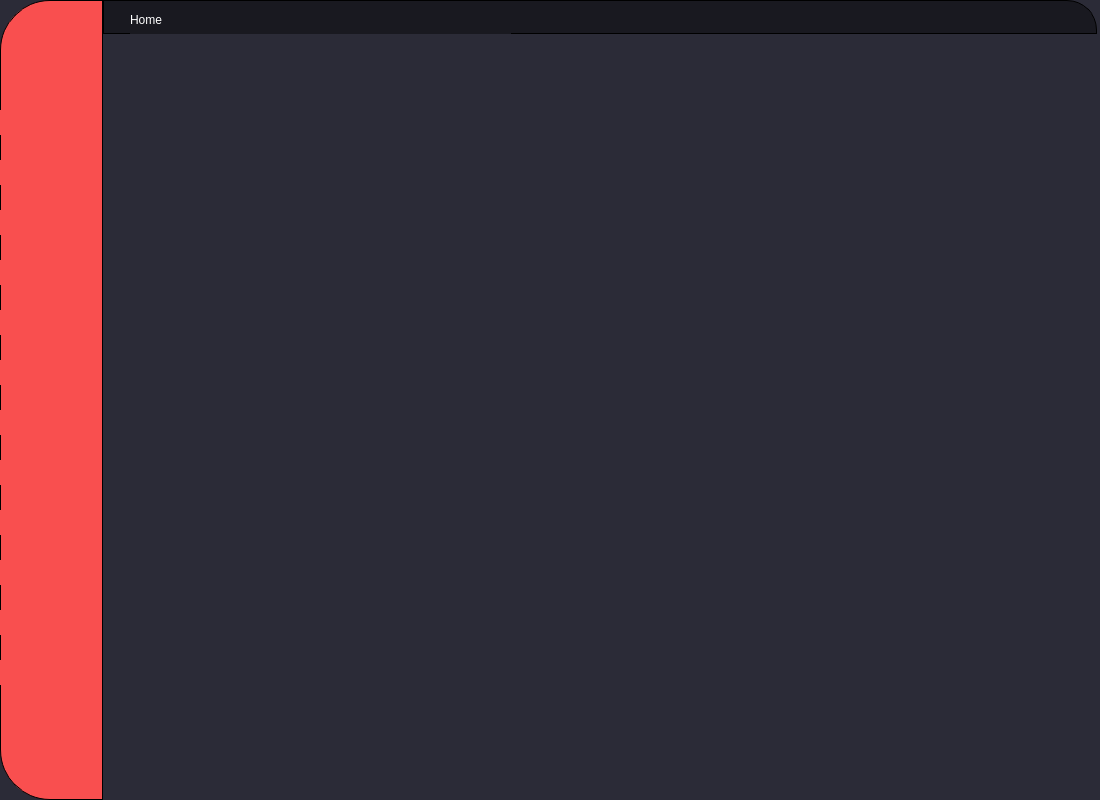
<?xml version="1.0" encoding="UTF-8"?>
<ui version="4.0">
 <class>MainWindow</class>
 <widget class="QMainWindow" name="MainWindow">
  <property name="enabled">
   <bool>true</bool>
  </property>
  <property name="geometry">
   <rect>
    <x>0</x>
    <y>0</y>
    <width>1100</width>
    <height>800</height>
   </rect>
  </property>
  <property name="acceptDrops">
   <bool>false</bool>
  </property>
  <property name="windowTitle">
   <string>MainWindow</string>
  </property>
  <property name="windowOpacity">
   <double>1.000000000000000</double>
  </property>
  <property name="styleSheet">
   <string notr="true">QWidget {
background: #2B2B37;
border-radius: 50px;
}

QFrame{
background: #F94F4F;
border: 1px solid #000000;
border-top-left-radius: 50px;
border-bottom-left-radius: 50px;
border-top-right-radius: 0px;
border-bottom-right-radius: 0px;
}

QFrame#frame_title{
background-color: rgb(25, 25, 32);
border: 1px solid #000000;
border-top-left-radius: 0px;
border-bottom-left-radius: 0px;
border-top-right-radius: 30px;
border-bottom-right-radius: 0px;
}

QStackedWidget{
background: #2B2B37;
border-top-left-radius: 0px;
border-bottom-left-radius: 0px;
border-top-right-radius: 50px;
border-bottom-right-radius: 50px;
border:0px
}

QPushButton {
background: #F94F4F;
border: 0px;
font: 75 12pt &quot;FreeMono&quot;;
color: rgb(255, 255, 255);
}

QPushButton:hover{
	background-color: rgb(164, 0, 0);
}



QLabel#label_logo{
font-size: 50px;
border: 0px;
color: #FFFFFF;
background: #F94F4F;
}

QComboBox {
border: 0px;
font: 75 12pt &quot;FreeMono&quot;;
color: rgb(255, 255, 255);
}


QComboBox:hover{
	background-color: rgb(164, 0, 0);
}

QPushButton#btn_close{
background-color: rgb(25, 25, 32);
}

QLabel#label_aba {
background-color: rgb(25, 25, 32);
font: 75 20pt &quot;Nimbus Sans&quot;;
color: #FFFFFF;
}



QLabel, QCheckBox, QRadioButton {
background: #2B2B37;
font: 75 12pt &quot;Nimbus Sans&quot;;
color: #FFFFFF;
border: 0px
}

QLineEdit{
color: rgb(238, 238, 236);
text-align: center;
}

Line{
background: #F94F4F;
}

</string>
  </property>
  <property name="tabShape">
   <enum>QTabWidget::Rounded</enum>
  </property>
  <widget class="QWidget" name="centralwidget">
   <property name="enabled">
    <bool>true</bool>
   </property>
   <property name="autoFillBackground">
    <bool>false</bool>
   </property>
   <property name="styleSheet">
    <string notr="true"/>
   </property>
   <widget class="QFrame" name="frame">
    <property name="geometry">
     <rect>
      <x>0</x>
      <y>0</y>
      <width>103</width>
      <height>800</height>
     </rect>
    </property>
    <property name="font">
     <font>
      <family>Z003</family>
      <weight>75</weight>
      <italic>true</italic>
      <bold>true</bold>
     </font>
    </property>
    <property name="styleSheet">
     <string notr="true"/>
    </property>
    <property name="frameShape">
     <enum>QFrame::StyledPanel</enum>
    </property>
    <property name="frameShadow">
     <enum>QFrame::Raised</enum>
    </property>
    <widget class="QLabel" name="label_logo">
     <property name="geometry">
      <rect>
       <x>10</x>
       <y>30</y>
       <width>91</width>
       <height>51</height>
      </rect>
     </property>
     <property name="font">
      <font>
       <family>Nimbus Sans</family>
       <pointsize>-1</pointsize>
       <weight>9</weight>
       <italic>false</italic>
       <bold>false</bold>
      </font>
     </property>
     <property name="styleSheet">
      <string notr="true"/>
     </property>
     <property name="text">
      <string/>
     </property>
     <property name="textFormat">
      <enum>Qt::AutoText</enum>
     </property>
     <property name="pixmap">
      <pixmap>red.png</pixmap>
     </property>
     <property name="scaledContents">
      <bool>true</bool>
     </property>
     <property name="alignment">
      <set>Qt::AlignCenter</set>
     </property>
    </widget>
    <widget class="QPushButton" name="QT_btHome">
     <property name="geometry">
      <rect>
       <x>0</x>
       <y>110</y>
       <width>101</width>
       <height>25</height>
      </rect>
     </property>
     <property name="font">
      <font>
       <family>FreeMono</family>
       <pointsize>12</pointsize>
       <weight>9</weight>
       <italic>false</italic>
       <bold>false</bold>
      </font>
     </property>
     <property name="cursor">
      <cursorShape>PointingHandCursor</cursorShape>
     </property>
     <property name="mouseTracking">
      <bool>false</bool>
     </property>
     <property name="layoutDirection">
      <enum>Qt::LeftToRight</enum>
     </property>
     <property name="autoFillBackground">
      <bool>false</bool>
     </property>
     <property name="styleSheet">
      <string notr="true"/>
     </property>
     <property name="icon">
      <iconset>
       <normaloff>imagem/home-white-36dp.svg</normaloff>imagem/home-white-36dp.svg</iconset>
     </property>
     <property name="iconSize">
      <size>
       <width>25</width>
       <height>25</height>
      </size>
     </property>
     <property name="checkable">
      <bool>false</bool>
     </property>
    </widget>
    <widget class="QPushButton" name="QT_camera">
     <property name="geometry">
      <rect>
       <x>0</x>
       <y>160</y>
       <width>101</width>
       <height>25</height>
      </rect>
     </property>
     <property name="font">
      <font>
       <family>FreeMono</family>
       <pointsize>12</pointsize>
       <weight>9</weight>
       <italic>false</italic>
       <bold>false</bold>
      </font>
     </property>
     <property name="cursor">
      <cursorShape>PointingHandCursor</cursorShape>
     </property>
     <property name="mouseTracking">
      <bool>false</bool>
     </property>
     <property name="layoutDirection">
      <enum>Qt::LeftToRight</enum>
     </property>
     <property name="autoFillBackground">
      <bool>false</bool>
     </property>
     <property name="styleSheet">
      <string notr="true"/>
     </property>
     <property name="icon">
      <iconset>
       <normaloff>imagem/videocam-white-36dp.svg</normaloff>imagem/videocam-white-36dp.svg</iconset>
     </property>
     <property name="iconSize">
      <size>
       <width>25</width>
       <height>25</height>
      </size>
     </property>
     <property name="checkable">
      <bool>false</bool>
     </property>
    </widget>
    <widget class="QPushButton" name="QT_Load">
     <property name="geometry">
      <rect>
       <x>0</x>
       <y>210</y>
       <width>101</width>
       <height>25</height>
      </rect>
     </property>
     <property name="font">
      <font>
       <family>FreeMono</family>
       <pointsize>12</pointsize>
       <weight>9</weight>
       <italic>false</italic>
       <bold>false</bold>
      </font>
     </property>
     <property name="cursor">
      <cursorShape>PointingHandCursor</cursorShape>
     </property>
     <property name="mouseTracking">
      <bool>false</bool>
     </property>
     <property name="layoutDirection">
      <enum>Qt::LeftToRight</enum>
     </property>
     <property name="autoFillBackground">
      <bool>false</bool>
     </property>
     <property name="styleSheet">
      <string notr="true"/>
     </property>
     <property name="icon">
      <iconset>
       <normaloff>imagem/cloud_download-white-36dp.svg</normaloff>imagem/cloud_download-white-36dp.svg</iconset>
     </property>
     <property name="iconSize">
      <size>
       <width>25</width>
       <height>25</height>
      </size>
     </property>
     <property name="checkable">
      <bool>false</bool>
     </property>
    </widget>
    <widget class="QPushButton" name="QT_Save">
     <property name="geometry">
      <rect>
       <x>0</x>
       <y>260</y>
       <width>101</width>
       <height>25</height>
      </rect>
     </property>
     <property name="font">
      <font>
       <family>FreeMono</family>
       <pointsize>12</pointsize>
       <weight>9</weight>
       <italic>false</italic>
       <bold>false</bold>
      </font>
     </property>
     <property name="cursor">
      <cursorShape>PointingHandCursor</cursorShape>
     </property>
     <property name="mouseTracking">
      <bool>false</bool>
     </property>
     <property name="layoutDirection">
      <enum>Qt::LeftToRight</enum>
     </property>
     <property name="autoFillBackground">
      <bool>false</bool>
     </property>
     <property name="styleSheet">
      <string notr="true"/>
     </property>
     <property name="icon">
      <iconset>
       <normaloff>imagem/cloud_upload-white-36dp.svg</normaloff>imagem/cloud_upload-white-36dp.svg</iconset>
     </property>
     <property name="iconSize">
      <size>
       <width>25</width>
       <height>25</height>
      </size>
     </property>
     <property name="checkable">
      <bool>false</bool>
     </property>
    </widget>
    <widget class="QPushButton" name="QT_btVisualizacao">
     <property name="geometry">
      <rect>
       <x>0</x>
       <y>310</y>
       <width>101</width>
       <height>25</height>
      </rect>
     </property>
     <property name="font">
      <font>
       <family>FreeMono</family>
       <pointsize>12</pointsize>
       <weight>9</weight>
       <italic>false</italic>
       <bold>false</bold>
      </font>
     </property>
     <property name="cursor">
      <cursorShape>PointingHandCursor</cursorShape>
     </property>
     <property name="mouseTracking">
      <bool>false</bool>
     </property>
     <property name="layoutDirection">
      <enum>Qt::LeftToRight</enum>
     </property>
     <property name="autoFillBackground">
      <bool>false</bool>
     </property>
     <property name="styleSheet">
      <string notr="true"/>
     </property>
     <property name="icon">
      <iconset>
       <normaloff>imagem/preview-white-36dp.svg</normaloff>imagem/preview-white-36dp.svg</iconset>
     </property>
     <property name="iconSize">
      <size>
       <width>25</width>
       <height>25</height>
      </size>
     </property>
     <property name="checkable">
      <bool>false</bool>
     </property>
    </widget>
    <widget class="QPushButton" name="QT_btPerspectiva">
     <property name="geometry">
      <rect>
       <x>0</x>
       <y>360</y>
       <width>101</width>
       <height>25</height>
      </rect>
     </property>
     <property name="font">
      <font>
       <family>FreeMono</family>
       <pointsize>12</pointsize>
       <weight>9</weight>
       <italic>false</italic>
       <bold>false</bold>
      </font>
     </property>
     <property name="cursor">
      <cursorShape>PointingHandCursor</cursorShape>
     </property>
     <property name="mouseTracking">
      <bool>false</bool>
     </property>
     <property name="layoutDirection">
      <enum>Qt::LeftToRight</enum>
     </property>
     <property name="autoFillBackground">
      <bool>false</bool>
     </property>
     <property name="styleSheet">
      <string notr="true"/>
     </property>
     <property name="icon">
      <iconset>
       <normaloff>imagem/transform-white-36dp.svg</normaloff>imagem/transform-white-36dp.svg</iconset>
     </property>
     <property name="iconSize">
      <size>
       <width>25</width>
       <height>25</height>
      </size>
     </property>
     <property name="checkable">
      <bool>false</bool>
     </property>
    </widget>
    <widget class="QPushButton" name="QT_btCorte">
     <property name="geometry">
      <rect>
       <x>0</x>
       <y>410</y>
       <width>101</width>
       <height>25</height>
      </rect>
     </property>
     <property name="font">
      <font>
       <family>FreeMono</family>
       <pointsize>12</pointsize>
       <weight>9</weight>
       <italic>false</italic>
       <bold>false</bold>
      </font>
     </property>
     <property name="cursor">
      <cursorShape>PointingHandCursor</cursorShape>
     </property>
     <property name="mouseTracking">
      <bool>false</bool>
     </property>
     <property name="layoutDirection">
      <enum>Qt::LeftToRight</enum>
     </property>
     <property name="autoFillBackground">
      <bool>false</bool>
     </property>
     <property name="styleSheet">
      <string notr="true"/>
     </property>
     <property name="icon">
      <iconset>
       <normaloff>imagem/content_cut-white-36dp.svg</normaloff>imagem/content_cut-white-36dp.svg</iconset>
     </property>
     <property name="iconSize">
      <size>
       <width>25</width>
       <height>25</height>
      </size>
     </property>
     <property name="checkable">
      <bool>false</bool>
     </property>
    </widget>
    <widget class="QPushButton" name="QT_btCruzetas">
     <property name="geometry">
      <rect>
       <x>0</x>
       <y>460</y>
       <width>101</width>
       <height>25</height>
      </rect>
     </property>
     <property name="font">
      <font>
       <family>FreeMono</family>
       <pointsize>12</pointsize>
       <weight>9</weight>
       <italic>false</italic>
       <bold>false</bold>
      </font>
     </property>
     <property name="cursor">
      <cursorShape>PointingHandCursor</cursorShape>
     </property>
     <property name="mouseTracking">
      <bool>false</bool>
     </property>
     <property name="layoutDirection">
      <enum>Qt::LeftToRight</enum>
     </property>
     <property name="autoFillBackground">
      <bool>false</bool>
     </property>
     <property name="styleSheet">
      <string notr="true"/>
     </property>
     <property name="icon">
      <iconset>
       <normaloff>imagem/design_services-white-36dp.svg</normaloff>imagem/design_services-white-36dp.svg</iconset>
     </property>
     <property name="iconSize">
      <size>
       <width>25</width>
       <height>25</height>
      </size>
     </property>
     <property name="checkable">
      <bool>false</bool>
     </property>
    </widget>
    <widget class="QPushButton" name="QT_jogo">
     <property name="geometry">
      <rect>
       <x>0</x>
       <y>610</y>
       <width>101</width>
       <height>25</height>
      </rect>
     </property>
     <property name="font">
      <font>
       <family>FreeMono</family>
       <pointsize>12</pointsize>
       <weight>9</weight>
       <italic>false</italic>
       <bold>false</bold>
      </font>
     </property>
     <property name="cursor">
      <cursorShape>PointingHandCursor</cursorShape>
     </property>
     <property name="mouseTracking">
      <bool>false</bool>
     </property>
     <property name="layoutDirection">
      <enum>Qt::LeftToRight</enum>
     </property>
     <property name="autoFillBackground">
      <bool>false</bool>
     </property>
     <property name="styleSheet">
      <string notr="true"/>
     </property>
     <property name="icon">
      <iconset>
       <normaloff>imagem/videogame_asset-white-36dp.svg</normaloff>imagem/videogame_asset-white-36dp.svg</iconset>
     </property>
     <property name="iconSize">
      <size>
       <width>25</width>
       <height>25</height>
      </size>
     </property>
     <property name="checkable">
      <bool>false</bool>
     </property>
    </widget>
    <widget class="QPushButton" name="QT_btCores">
     <property name="geometry">
      <rect>
       <x>0</x>
       <y>510</y>
       <width>101</width>
       <height>25</height>
      </rect>
     </property>
     <property name="font">
      <font>
       <family>FreeMono</family>
       <pointsize>12</pointsize>
       <weight>9</weight>
       <italic>false</italic>
       <bold>false</bold>
      </font>
     </property>
     <property name="cursor">
      <cursorShape>PointingHandCursor</cursorShape>
     </property>
     <property name="mouseTracking">
      <bool>false</bool>
     </property>
     <property name="layoutDirection">
      <enum>Qt::LeftToRight</enum>
     </property>
     <property name="autoFillBackground">
      <bool>false</bool>
     </property>
     <property name="styleSheet">
      <string notr="true"/>
     </property>
     <property name="icon">
      <iconset>
       <normaloff>imagem/color_lens-white-36dp.svg</normaloff>imagem/color_lens-white-36dp.svg</iconset>
     </property>
     <property name="iconSize">
      <size>
       <width>25</width>
       <height>25</height>
      </size>
     </property>
     <property name="checkable">
      <bool>false</bool>
     </property>
    </widget>
    <widget class="QPushButton" name="QT_Centro">
     <property name="geometry">
      <rect>
       <x>0</x>
       <y>560</y>
       <width>101</width>
       <height>25</height>
      </rect>
     </property>
     <property name="font">
      <font>
       <family>FreeMono</family>
       <pointsize>12</pointsize>
       <weight>9</weight>
       <italic>false</italic>
       <bold>false</bold>
      </font>
     </property>
     <property name="cursor">
      <cursorShape>PointingHandCursor</cursorShape>
     </property>
     <property name="mouseTracking">
      <bool>false</bool>
     </property>
     <property name="layoutDirection">
      <enum>Qt::LeftToRight</enum>
     </property>
     <property name="autoFillBackground">
      <bool>false</bool>
     </property>
     <property name="styleSheet">
      <string notr="true"/>
     </property>
     <property name="icon">
      <iconset>
       <normaloff>imagem/center_focus_strong-white-36dp.svg</normaloff>imagem/center_focus_strong-white-36dp.svg</iconset>
     </property>
     <property name="iconSize">
      <size>
       <width>25</width>
       <height>25</height>
      </size>
     </property>
     <property name="checkable">
      <bool>false</bool>
     </property>
    </widget>
    <widget class="QPushButton" name="QT_btcontrole">
     <property name="geometry">
      <rect>
       <x>0</x>
       <y>660</y>
       <width>101</width>
       <height>25</height>
      </rect>
     </property>
     <property name="font">
      <font>
       <family>FreeMono</family>
       <pointsize>12</pointsize>
       <weight>9</weight>
       <italic>false</italic>
       <bold>false</bold>
      </font>
     </property>
     <property name="cursor">
      <cursorShape>PointingHandCursor</cursorShape>
     </property>
     <property name="mouseTracking">
      <bool>false</bool>
     </property>
     <property name="layoutDirection">
      <enum>Qt::LeftToRight</enum>
     </property>
     <property name="autoFillBackground">
      <bool>false</bool>
     </property>
     <property name="styleSheet">
      <string notr="true"/>
     </property>
     <property name="icon">
      <iconset>
       <normaloff>imagem/settings-white-36dp.svg</normaloff>imagem/settings-white-36dp.svg</iconset>
     </property>
     <property name="iconSize">
      <size>
       <width>25</width>
       <height>25</height>
      </size>
     </property>
     <property name="checkable">
      <bool>false</bool>
     </property>
    </widget>
   </widget>
   <widget class="QStackedWidget" name="stackedWidget">
    <property name="geometry">
     <rect>
      <x>103</x>
      <y>35</y>
      <width>1001</width>
      <height>764</height>
     </rect>
    </property>
    <property name="styleSheet">
     <string notr="true"/>
    </property>
   </widget>
   <widget class="QPushButton" name="btn_close">
    <property name="geometry">
     <rect>
      <x>1020</x>
      <y>8</y>
      <width>41</width>
      <height>25</height>
     </rect>
    </property>
    <property name="icon">
     <iconset>
      <normaloff>imagem/close-white-36dp.svg</normaloff>imagem/close-white-36dp.svg</iconset>
    </property>
    <property name="iconSize">
     <size>
      <width>25</width>
      <height>25</height>
     </size>
    </property>
   </widget>
   <widget class="QLabel" name="label_aba">
    <property name="geometry">
     <rect>
      <x>130</x>
      <y>5</y>
      <width>381</width>
      <height>29</height>
     </rect>
    </property>
    <property name="text">
     <string>Home</string>
    </property>
    <property name="scaledContents">
     <bool>false</bool>
    </property>
   </widget>
   <widget class="QFrame" name="frame_title">
    <property name="geometry">
     <rect>
      <x>103</x>
      <y>0</y>
      <width>994</width>
      <height>34</height>
     </rect>
    </property>
    <property name="frameShape">
     <enum>QFrame::StyledPanel</enum>
    </property>
    <property name="frameShadow">
     <enum>QFrame::Raised</enum>
    </property>
   </widget>
   <zorder>frame_title</zorder>
   <zorder>frame</zorder>
   <zorder>stackedWidget</zorder>
   <zorder>btn_close</zorder>
   <zorder>label_aba</zorder>
  </widget>
 </widget>
 <resources/>
 <connections/>
</ui>
